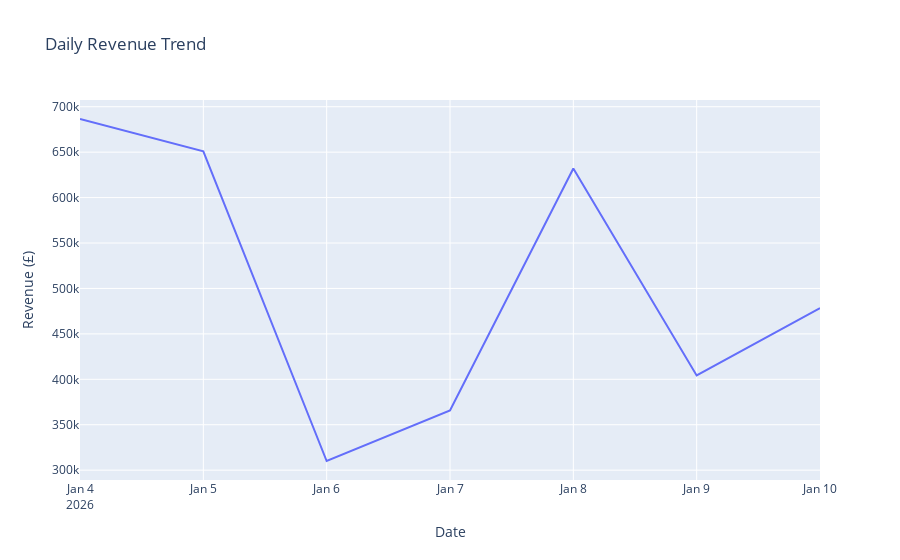

Here is the notebook cell this chart was saved with:
### Markdown cell above
## 5. Temporal Analysis - Sales Over Time

### Code cell
daily_revenue = df.groupby(df['at'].dt.date)['total'].sum().reset_index()
daily_revenue.columns = ['date', 'revenue']

fig = px.line(daily_revenue, x='date', y='revenue',
              title='Daily Revenue Trend',
              labels={'revenue': 'Revenue (£)', 'date': 'Date'})
fig.update_layout(hovermode='x unified')
fig.show()

### Figure 1 — Plotly figure (JSON) as saved in the notebook; plotly's stock layout.template omitted (floating-point values rounded to 4 significant figures)
{"data": [{"hovertemplate": "Date=%{x}<br>Revenue (£)=%{y}<extra></extra>", "legendgroup": "", "line": {"color": "#636efa", "dash": "solid"}, "marker": {"symbol": "circle"}, "mode": "lines", "name": "", "orientation": "v", "showlegend": false, "type": "scatter", "x": ["2026-01-04", "2026-01-05", "2026-01-06", "2026-01-07", "2026-01-08", "2026-01-09", "2026-01-10"], "xaxis": "x", "y": [686500.0, 650900.0, 310100.0, 365700.0, 632000.0, 404300.0, 478400.0], "yaxis": "y"}], "layout": {"hovermode": "x unified", "legend": {"tracegroupgap": 0}, "title": {"text": "Daily Revenue Trend"}, "xaxis": {"anchor": "y", "domain": [0, 1], "title": {"text": "Date"}}, "yaxis": {"anchor": "x", "domain": [0, 1], "title": {"text": "Revenue (£)"}}}}
